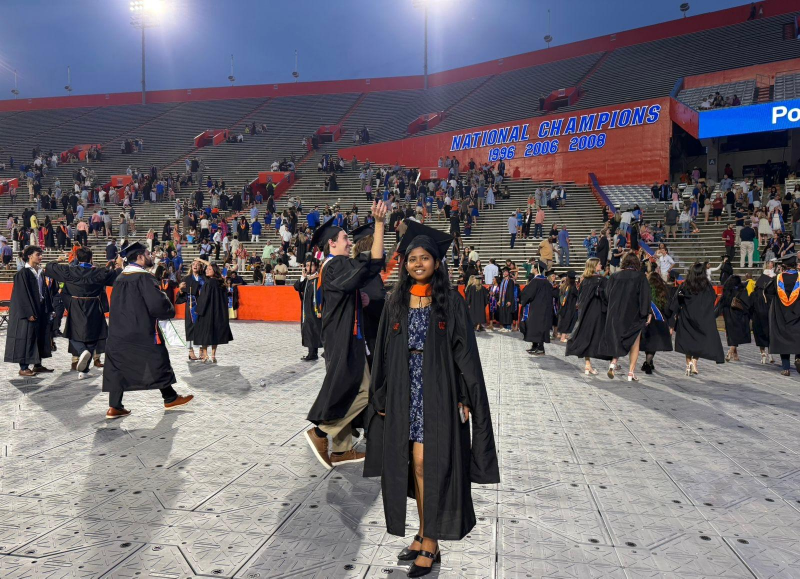
#> input picture docs/images/graduation.jpeg, 1600 x 1157 px (shown at 1/2 size)
$ python cutout.py
#> lines starting #> are read from the running program, lines starting #| are printed output that depends on the picture; after the words box and inside, x2 and y2 are one past the last pixel; in counts of white or black regions, pixels touching at a corner belong together
from pathlib import Path
import cv2
import numpy as np
from PIL import Image

root = Path(__file__).resolve().parents[2]
original = Image.open(root / 'docs/images/graduation.jpeg').convert('RGB')
#> original is the input picture: PIL image 1600x1157 RGB; mean R, G, B 108.2, 103.7, 111.5
rgb = np.array(original)
# Trace the original subject only; no synthesis, retouching, or color changes.
outline = np.array([
    (818,439),(906,472),(889,519),(890,535),
    (895,559),(900,577),(916,589),(931,618),(940,653),
    (951,689),(960,724),(965,752),(735,752),(740,716),
    (746,683),(752,650),(760,619),(768,594),(776,584),(786,580),
    (794,560),(797,543),(799,523),(801,508),(793,503),
    (811,452)
], dtype=np.int32)
inside = np.zeros(rgb.shape[:2], dtype=np.uint8)
cv2.fillPoly(inside, [outline], 255)
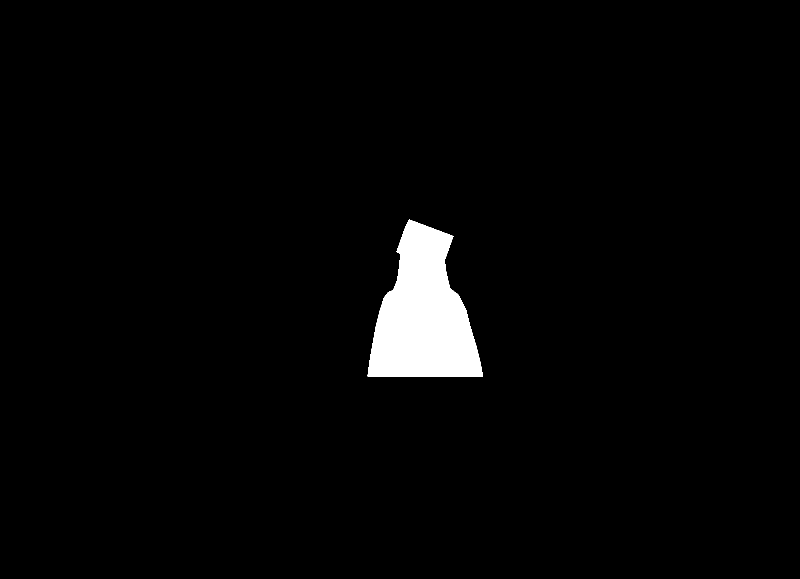
#> inside: shape (1157, 1600) (shown at 1/2 size); 2.5% white; 1 white region, box (x1, y1, x2, y2) and area: (735, 439, 966, 753) 45830
kernel = np.ones((7,7), np.uint8)
mask = np.full(inside.shape, cv2.GC_BGD, dtype=np.uint8)
mask[inside > 0] = cv2.GC_PR_FGD
mask[cv2.erode(inside, kernel) > 0] = cv2.GC_FGD
cv2.grabCut(cv2.cvtColor(rgb, cv2.COLOR_RGB2BGR), mask, None,
            np.zeros((1,65), np.float64), np.zeros((1,65), np.float64),
            5, cv2.GC_INIT_WITH_MASK)
alpha = np.where((mask == cv2.GC_FGD) | (mask == cv2.GC_PR_FGD), 255, 0).astype(np.uint8)
alpha = cv2.GaussianBlur(alpha, (3,3), 0.6)
rgba = np.dstack([rgb, alpha])
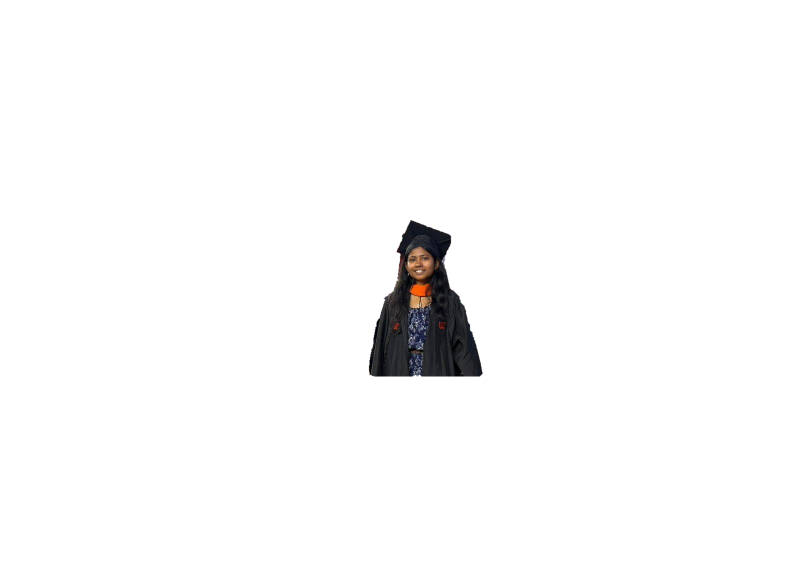
#> rgba: shape (1157, 1600, 4) (shown at 1/2 size); mean R, G, B, A 108.2, 103.7, 111.5, 6.2; transparent parts drawn white
# Native-resolution crop through the waist; retain all original RGB pixels.
box = (724, 429, 976, 746)
output = Image.fromarray(rgba).crop(box)
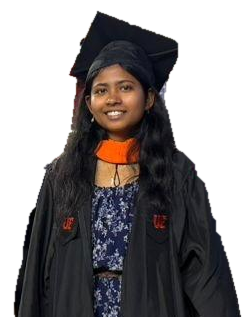
#> output: PIL image 252x317 RGBA; mean R, G, B, A 64.2, 56, 55, 138.7; transparent parts drawn white
output.save(root / 'docs/images/graduation-waist.png')
out = np.array(output)
source_crop = np.array(original.crop(box))
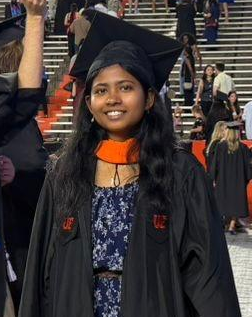
#> source_crop: shape (317, 252, 3); mean R, G, B 64.2, 56, 55
assert np.array_equal(out[:,:,:3], source_crop)
assert out[:,:,3].min() == 0 and out[:,:,3].max() == 255
# The face region is opaque and byte-for-byte identical to the original.
assert np.all(alpha[505:553, 817:867] == 255)
print(f'Saved {output.size}; original RGB pixels preserved; transparent background verified.')
#| Saved (252, 317); original RGB pixels preserved; transparent background verified.

$ run again, with docs/images/profile-cutout.png saved as docs/images/graduation.jpeg
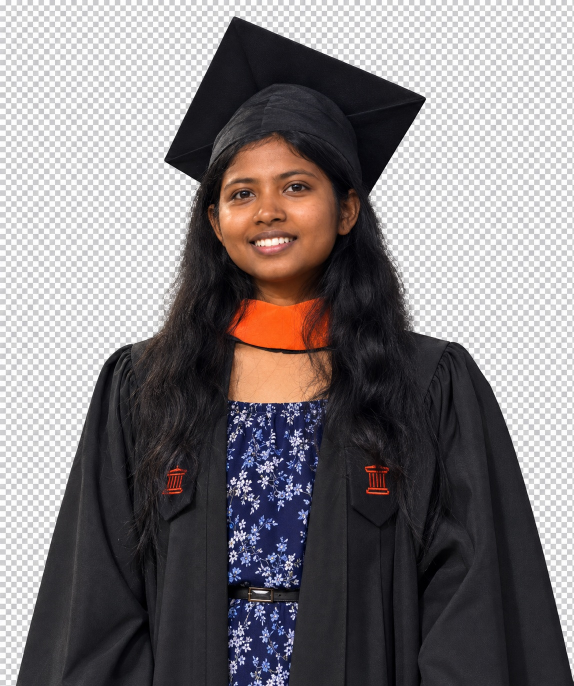
#> input picture docs/images/profile-cutout.png, 1147 x 1372 px (shown at 1/2 size)
#> original is the input picture: PIL image 1147x1372 RGB; mean R, G, B 129, 123.8, 125.9
#> `cv2.fillPoly(inside, [outline], 255)`:
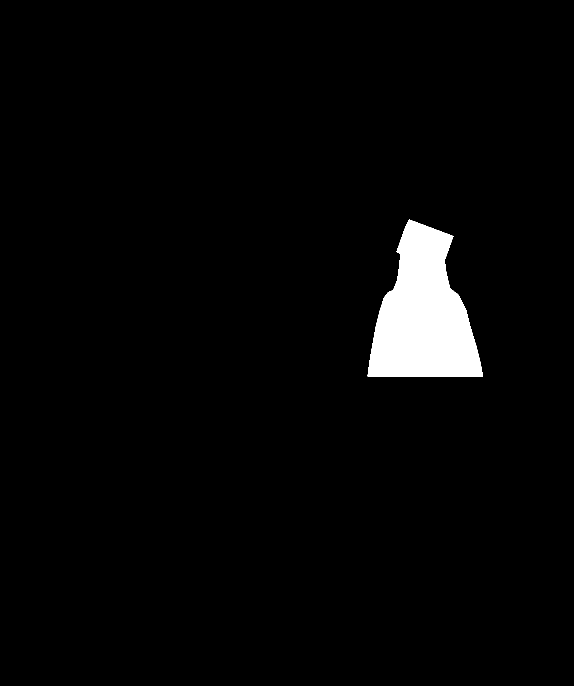
#> inside: shape (1372, 1147) (shown at 1/2 size); 2.9% white; 1 white region, box (x1, y1, x2, y2) and area: (735, 439, 966, 753) 45830
#> `source_crop = np.array(original.crop(box))`:
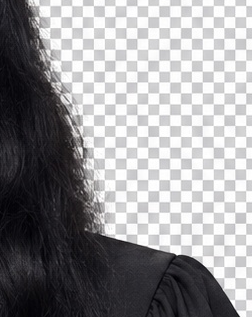
#> source_crop: shape (317, 252, 3); mean R, G, B 149.4, 148.7, 150.9
#| Saved (252, 317); original RGB pixels preserved; transparent background verified.
